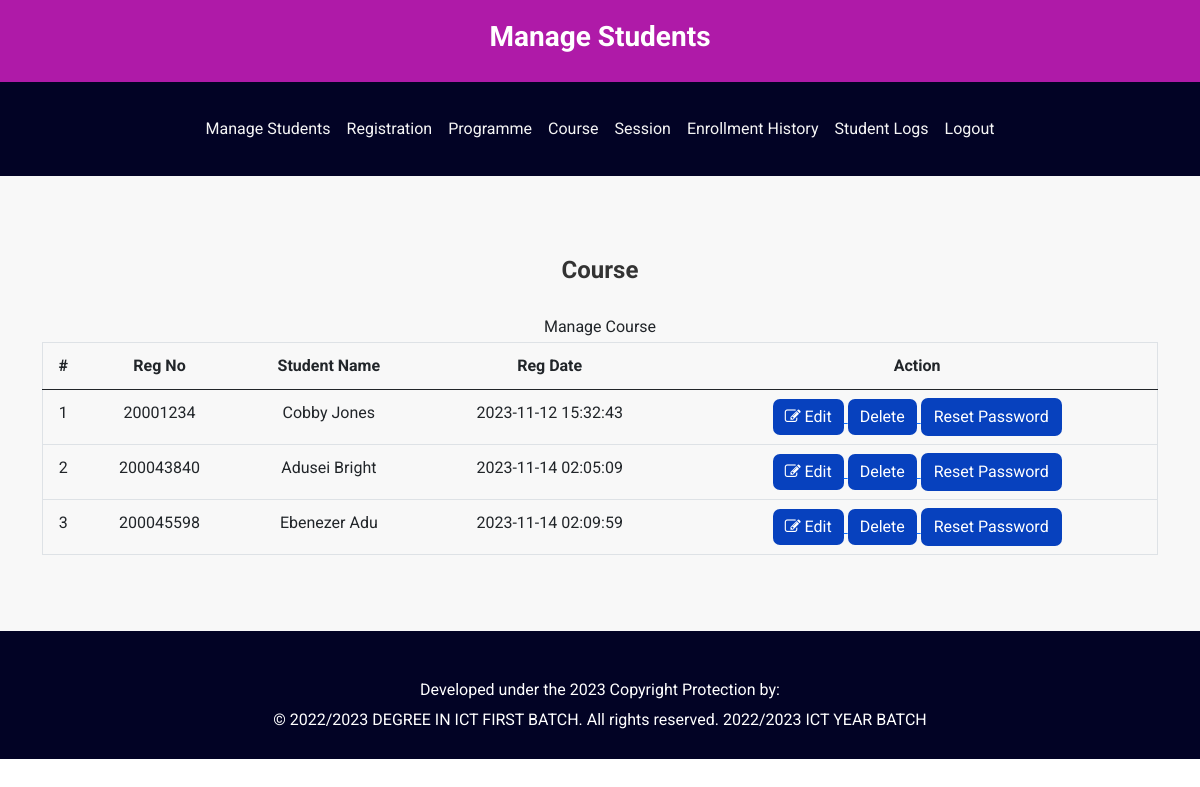
The app's page /onlinecourse/admin/manage-students.php (signed in), older data.
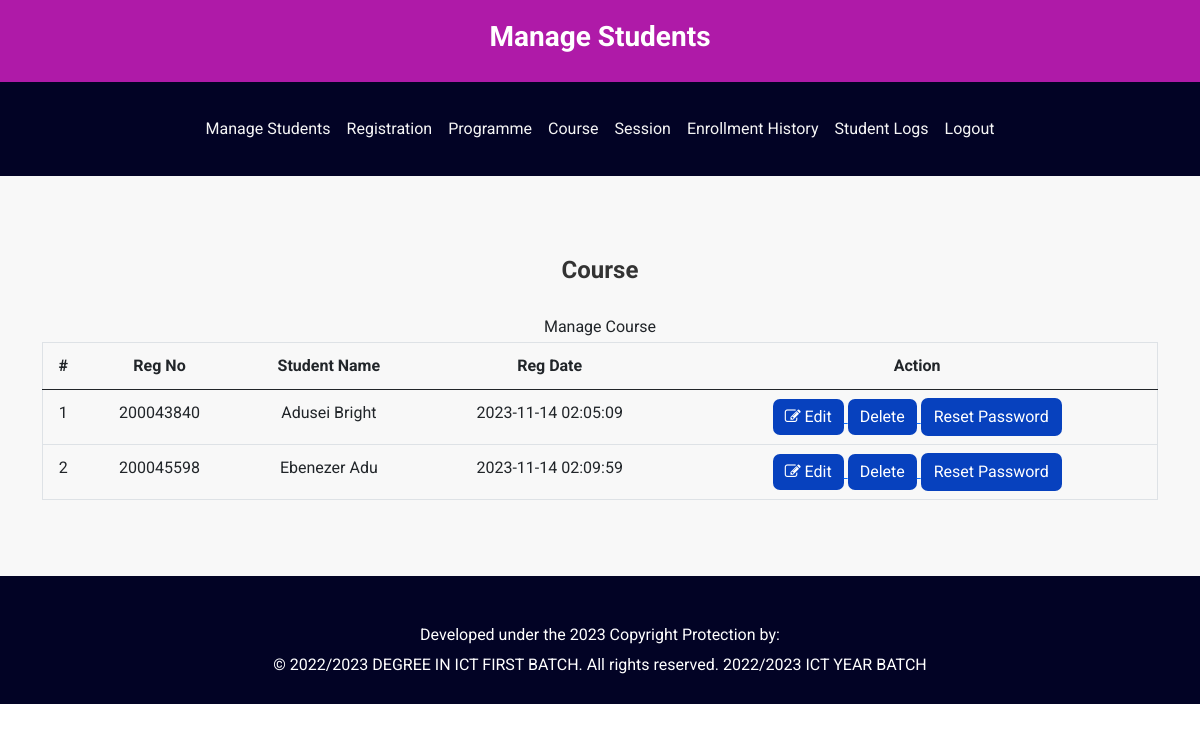
The same page, newer data.
### tables this page shows
CREATE TABLE `students` (
  `StudentRegno` varchar(255) NOT NULL,
  `studentPhoto` varchar(255) DEFAULT NULL,
  `password` varchar(255) DEFAULT NULL,
  `surname` varchar(255) DEFAULT NULL,
  `firstname` varchar(255) DEFAULT NULL,
  `programme` varchar(255) DEFAULT NULL,
  `pincode` varchar(255) DEFAULT NULL,
  `session` varchar(255) DEFAULT NULL,
  `department` varchar(255) DEFAULT NULL,
  `semester` varchar(255) DEFAULT NULL,
  `currentSemester` varchar(255) DEFAULT NULL,
  `creationdate` timestamp NULL DEFAULT current_timestamp(),
  `updationDate` varchar(255) DEFAULT NULL,
  `cleared` tinyint(1) DEFAULT 0,
  `level` int(11) DEFAULT NULL CHECK (`level` in (100,200,300,400))
);

### onlinecourse/admin/manage-students.php (the view, shortened to what this page needs)
<?php
include('includes/config.php');
?>
<!DOCTYPE html>
<html xmlns="http://www.w3.org/1999/xhtml">
<head>
    <link href="https://cdn.jsdelivr.net/npm/bootstrap@5.0.2/dist/css/bootstrap.min.css" rel="stylesheet"
>
    <link href="../assets/css/font-awesome.css" rel="stylesheet" />
    <link href="../assets/css/style.css" rel="stylesheet" />
</head>
<body>
    <div class="studensPortalHeader">
        <h1 class="studentPortal">Manage Students</h1>
    </div>
    <?php if ($_SESSION['alogin'] != "") {
        include('includes/menubar.php');
    }
    ?>
    <div class="content-wrapper">
        <div class="container">
            <div class="row">
                <div class="col-md-12">
                    <h1 class="page-head-line">Course </h1>
                </div>
            </div>
            <div class="row">
                <div class="col-md-12">
                    <div class="panel panel-default">
                        <div class="panel-heading">
                            Manage Course
                        </div>
                        <div class="panel-body">
                            <div class="table-responsive table-bordered">
                                <table class="table">
                                    <thead>
                                        <tr>
                                            <th>#</th>
                                            <th>Reg No </th>
                                            <th>Student Name </th>
                                            <th>Reg Date</th>
                                            <th>Action</th>
                                        </tr>
                                    </thead>
                                    <tbody>
                                        <?php
                                        $sql = mysqli_query($con, "select * from students");
                                        $cnt = 1;
                                        while ($row = mysqli_fetch_array($sql)) {
                                            ?>
                                            <tr>
                                                <td>
                                                    <?php echo $cnt; ?>
                                                </td>
                                                <td>
                                                    <?php echo htmlentities($row['StudentRegno']); ?>
                                                </td>
                                                <td>
                                                    <?php echo htmlentities($row['surname'] . " " . $row['firstname']); ?>
                                                </td>
                                                <td>
                                                    <?php echo htmlentities($row['creationdate']); ?>
                                                </td>
                                                <td>
                                                    <a
                                                        href="edit-student-profile.php?id=<?php echo $row['StudentRegno'] ?>">
                                                        <button class="btn btn-primary"><i class="fa fa-edit "></i>
                                                            Edit</button> </a>
                                                    <a href="manage-students.php?id=<?php echo $row['StudentRegno'] ?>&del=delete"
                                                        onClick="return confirm('Are you sure you want to delete?')">
                                                        <button class="btn btn-primary">Delete</button>
                                                    </a>
                                                    <a href="manage-students.php?id=<?php echo $row['StudentRegno'] ?>&pass=update"
                                                        onClick="return confirm('Are you sure you want to reset password?')">
                                                        <button type="submit" name="submit" id="submit"
                                                            class="btn btn-default">Reset Password</button>
                                                    </a>
                                                </td>
                                            </tr>
                                            <?php
                                            $cnt++;
                                        } ?>
                                    </tbody>
                                </table>
                            </div>
                        </div>
                    </div>
                </div>
            </div>
        </div>
    </div>
    <?php include('includes/footer.php'); ?>
</body>
</html>

### onlinecourse/admin/includes/menubar.php
<header class="p-4 navbar text-white">
    <div class="container  d-flex justify-content-center">
        <div class="d-flex align-items-center justify-content-center ">
            <ul class="nav col-12 col-lg-auto me-lg-auto mb-2 justify-content-center mb-md-0">
                <li class="navLink px-2 py-2 bg-transparent"><a href=" manage-students.php">Manage Students</a></li>
                <li class="navLink px-2 py-2"><a href="student-registration.php">Registration</a></li>
                <li class="navLink px-2 py-2"><a href="department.php">Programme</a></li>
                <li class="navLink px-2 py-2"><a href="course.php">Course</a></li>
                <li class="navLink px-2 py-2" class="navLink"><a href="session.php">Session</a></li>
                <li class="navLink px-2 py-2"><a href="enroll-history.php">Enrollment History</a></li>
                <li class="navLink px-2 py-2 "><a href="user-log.php">Student Logs </a></li>
                <li class="navLink px-2 py-2"><a href="logout.php">Logout</a></li>
            </ul>
        </div>
    </div>
</header>

### onlinecourse/admin/includes/footer.php
<footer class="foot footer py-4">
    <div class="container footer">
        <div class="row">
            <div class="col-md-12">
                Developed under the 2023 Copyright Protection by:
                <br>© 2022/2023 DEGREE IN ICT FIRST BATCH. All rights reserved.
                <a href="http://www.phpgurukul.com/"
                    target="_blank">2022/2023 ICT YEAR BATCH</a>
            </div>
        </div>
    </div>
</footer>

### onlinecourse/assets/css/style.css (style rules this page uses)
* { padding: 0; box-sizing: border-box; background-color: transparent; }
:root { --primaryColor: #af1aa8; --smoothWhite: rgb(247, 237, 246); --seconddary: #020325; }
body { font-family: "Roboto", sans-serif; line-height: 30px; }
.btn { border-radius: 7px; background-color: rgb(7, 65, 190) !important; color: white; font-weight: 400; }
header { background-color: white; color: #fff; padding: 10px; text-align: right; }
.navbar { background-color: var(--seconddary); }
.navLink a { font-size: medium; text-decoration: none; position: relative; color: whitesmoke; background-color: transparent !important; }
.navLink a::before { content: ""; position: absolute; width: 100%; height: 2px; bottom: 0; left: 0; background-color: transparent !important; background: linear-gradient(90deg, transparent, gold) !important; transform: scaleX(0); transform-origin: left; transition: transform 0.5s ease; }
.studensPortalHeader { background-color: var(--primaryColor); color: #fff; padding: 20px; text-align: center; }
.studentPortal { font-size: 28px; font-weight: bold; }
.content-wrapper { background-color: #f8f8f8; padding: 60px 0; text-align: center; }
.page-head-line { font-size: 24px; font-weight: bold; color: #333; }
.btn-primary { background-color: #007bff; border: none; color: #fff; }
.col-md-12 { margin-top: 20px; text-align: center; }
.footer { background-color: #020325; color: #fff; align-content: center; width: 100%; }
footer a { text-decoration: none; text-align: center; color: white; }

Row changes from the older to the newer data that the page shows:
removed students: StudentRegno "20001234", surname+firstname "Cobby Jones", creationdate "2023-11-12 15:32:43"
